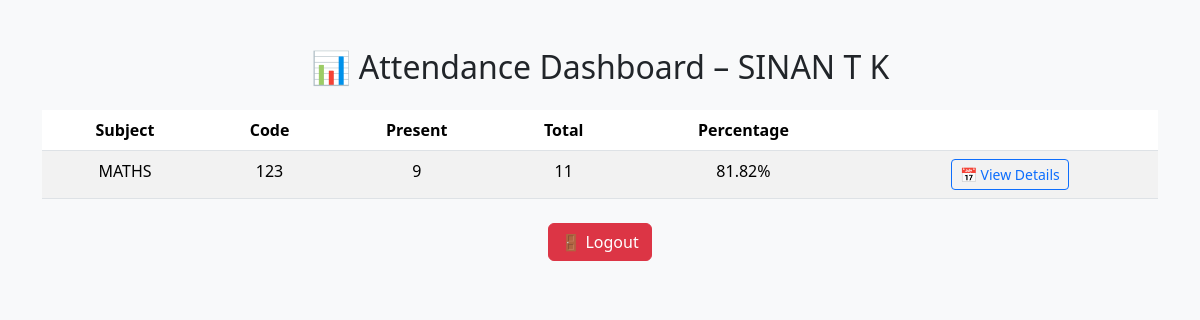
The page /student/dashboard (signed in) on the database its author committed.
### tables this page shows
CREATE TABLE subjects (
                id INTEGER PRIMARY KEY AUTOINCREMENT,
                name TEXT,
                code TEXT,
                semester TEXT,
                branch TEXT,
                faculty_id INTEGER
            );

### app.py (the view)
@app.route('/student/dashboard')
def student_dashboard():
    if 'user_id' not in session or session.get('role') != 'student':
        return redirect(url_for('login'))
    student_id = session['user_id']
    db = get_db()
    subjects = db.execute('''
        SELECT * FROM subjects WHERE semester = (
            SELECT semester FROM users WHERE id = ?
        ) AND branch = (
            SELECT branch FROM users WHERE id = ?
        )
    ''', (student_id, student_id)).fetchall()
    attendance_summary = []
    for subject in subjects:
        total_hours = db.execute('''
            SELECT COUNT(*) FROM attendance
            WHERE subject_id = ? AND student_id = ?
        ''', (subject['id'], student_id)).fetchone()[0]
        present_hours = db.execute('''
            SELECT COUNT(*) FROM attendance
            WHERE subject_id = ? AND student_id = ? AND present = 1
        ''', (subject['id'], student_id)).fetchone()[0]
        percentage = (present_hours / total_hours * 100) if total_hours > 0 else 0
        attendance_summary.append({
    'subject_name': subject['name'],
    'subject_code': subject['code'],  # Add this line
    'subject_id': subject['id'],
    'total': total_hours,
    'present': present_hours,
    'percentage': round(percentage, 2)
})
    return render_template(
        'student_dashboard.html',
        name=session['name'],
        attendance_summary=attendance_summary
    )

### app.py (called while the page is built)
def get_db():
    conn = sqlite3.connect('database.db')
    conn.row_factory = sqlite3.Row
    return conn

@app.after_request
def add_cache_control(response):
    response.headers['Cache-Control'] = 'no-store'
    return response

### templates/student_dashboard.html (shortened to what this page needs)
<!DOCTYPE html>
<html>
<head>
  <link href="https://cdn.jsdelivr.net/npm/bootstrap@5.3.3/dist/css/bootstrap.min.css" rel="stylesheet">
</head>
<body class="bg-light">
  <div class="container mt-5">
    <h2 class="text-center mb-4">📊 Attendance Dashboard – {{ name }}</h2>
    <table class="table table-striped text-center">
    <thead class="thead-dark">
        <tr>
            <th>Subject</th>
            <th>Code</th>
            <th>Present</th>
            <th>Total</th>
            <th>Percentage</th>
            <th></th>
        </tr>
    </thead>
    <tbody>
        {% for a in attendance_summary %}
        <tr>
            <td>{{ a.subject_name }}</td>
            <td>{{ a.subject_code }}</td>
            <td>{{ a.present }}</td>
            <td>{{ a.total }}</td>
            <td>{{ a.percentage }}%</td>
            <td>
                <a href="{{ url_for('view_attendance_detail', subject_id=a.subject_id) }}" class="btn btn-sm btn-outline-primary">
                    📅 View Details
                </a>
            </td>
        </tr>
        {% endfor %}
    </tbody>
</table>
    <div class="text-center mt-4">
      <a href="{{ url_for('logout') }}" class="btn btn-danger">🚪 Logout</a>
    </div>
  </div>
</body>
</html>

### rows shown on the page
subjects: subject_name "MATHS", subject_code "123", present "9", total "11", percentage "81.82"

### other values the page prints
{{ name }} "SINAN T K"
